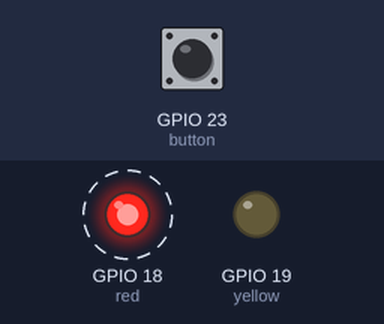
The program below on a simulated ESP32 board running MicroPython. On the bench: output pins drawn as LEDs (lit = HIGH). Wiring (from the project's diagram.json): red LED on GPIO 18, yellow LED on GPIO 19, blue button on GPIO 23. Dashed ring = blinking. Inputs (shaded band) come from the test bench; at power-on: GPIO 23 (button) HIGH.

Above: at 1.2 s.
1.3 s: GPIO 23 (button) pulled LOW for 0.15 s
At 1.37 s:
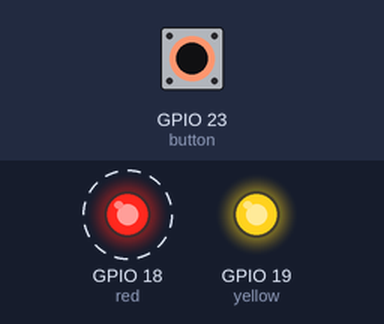
4.3 s: GPIO 23 (button) pulled LOW for 1 s
At 6.7 s:
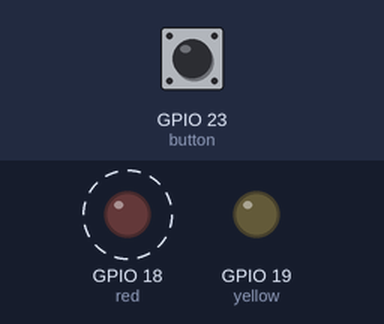
7.3 s: GPIO 23 (button) pulled LOW for 3.2 s
At 8.8 s:
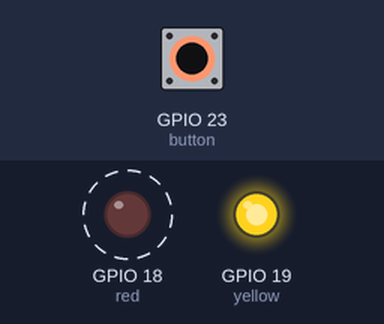
Timing chart, 0 to 18.0 s (numbered marks = the images above; inputs shaded):
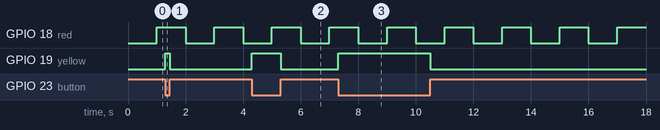

The program:

main.py
```python
from machine import Pin
from time import sleep_ms, ticks_ms, ticks_diff

INTERVAL_MS = 1000
red = Pin(18, Pin.OUT, value=0)
yellow = Pin(19, Pin.OUT, value=0)
button = Pin(23, Pin.IN, Pin.PULL_UP)
red_on = False
last_toggle = ticks_ms()

while True:
    now = ticks_ms()
    yellow.value(1 if button.value() == 0 else 0)
    if ticks_diff(now, last_toggle) >= INTERVAL_MS:
        last_toggle = now
        red_on = not red_on
        red.value(1 if red_on else 0)
    sleep_ms(1)  # Breve pausa per giro, non un'attesa di 1000 ms.
```

Measured:
- after the input at 1.3 s, GPIO 19 (yellow): LOW → HIGH at once, → LOW 0.15 s later
- after the input at 4.3 s, GPIO 19 (yellow): LOW → HIGH at once, → LOW 1.0 s later
- after the input at 7.3 s, GPIO 19 (yellow): LOW → HIGH at once, → LOW 3.2 s later
- by itself, GPIO 18 (red): alternates HIGH for 1.0 s and LOW for 1.0 s
